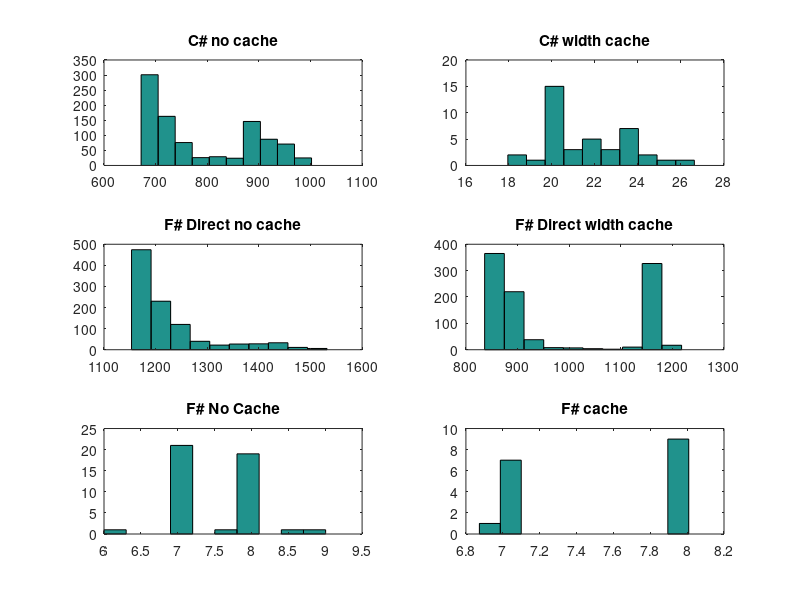
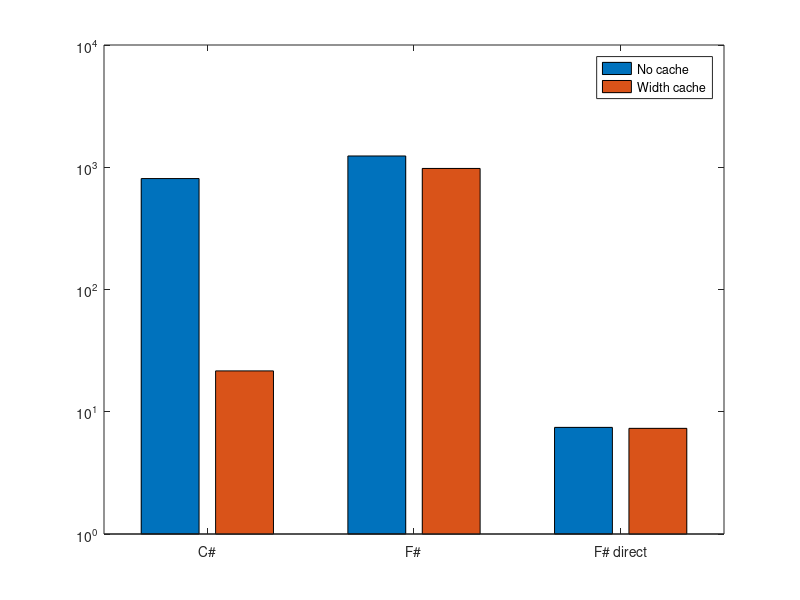
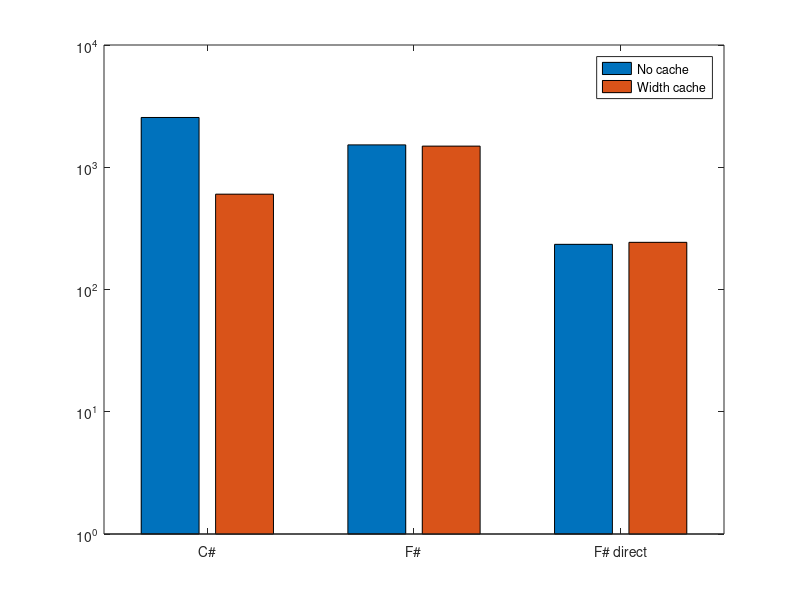

Reproduce these figures in MATLAB, in order.
close all;
clear all;

% Read files and add to array
logging{1} = csvread('logCSharpNoCache.csv');
logging{2} = csvread('logCSharpWithCache.csv');
logging{3} = csvread('logFSharpDirectNoCache.csv');
logging{4} = csvread('logFSharpDirectWithCache.csv');
logging{5} = csvread('logFSharpNoCache.csv');
logging{6} = csvread('logFSharpCache.csv');

% Set names
name{1} = 'C# no cache';
name{2} = 'C# width cache';
name{3} = 'F# Direct no cache';
name{4} = 'F# Direct width cache';
name{5} = 'F# No Cache';
name{6} = 'F# cache';

% Set names
color{1} = [1 0 0];
color{2} = [0 1 0];
color{3} = [0 0 1];
color{4} = [1 1 0];
color{5} = [0 1 1];
color{6} = [1 0 1];

% Name graphics window
figure('name','Histogram');
for logNumber = 1:length(logging)
    
    % Convert to ms
    logging{logNumber} = logging{logNumber}*1000;
    
    % Remove first element
    first(logNumber) = logging{logNumber}(1);
    logging{logNumber}(1) = [];
    
    % Average
    average(logNumber) = mean(logging{logNumber});
    
    % Remover outliers
    i = 1;
    while i <= length(logging{logNumber})
        if logging{logNumber}(i) >  average(logNumber)*1.25
           logging{logNumber}(i) = [];
        elseif logging{logNumber}(i) <  average(logNumber)*0.75
           logging{logNumber}(i) = [];
        else
            i = i+1;
        end
    end
    
    % Make histogram
   % set(findobj(gca,'Type','patch'),'FaceColor',color{logNumber},'EdgeColor','w');
   % hist(logging{logNumber})
    
   subplot(3,2,logNumber)
   hist(logging{logNumber})
   title(name{logNumber})
   
end


% Average chart
hold off;
figure('name','Average');

y = [average(1) average(2); average(3) average(4); average(5)  average(6)];
bar(y)
set(gca,'XTickLabel',{'C#', 'F#', 'F# direct'})
legend('No cache', 'Width cache');

set(gca,'YScale','log')


% Average chart
hold off;
figure('name','First');

y = [first(1) first(2); first(3) first(4); first(5)  first(6)];
bar(y)
set(gca,'XTickLabel',{'C#', 'F#', 'F# direct'})
legend('No cache', 'Width cache');

set(gca,'YScale','log')
